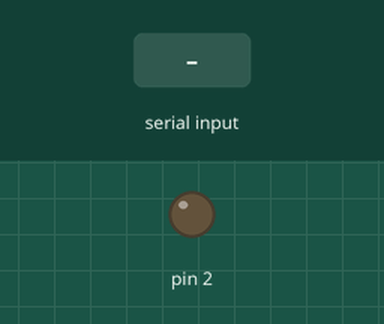
This sketch was run on a simulated Arduino Uno, built with avr-gcc and run on an emulated ATmega328P. On the bench: output pins drawn as LEDs (lit = HIGH). The test bench sets the inputs (shaded band).

Above: at 1.2 s.
1.3 s: byte 30 received over Serial
At 1.8 s:
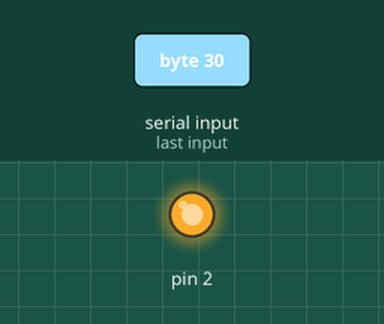
Timing chart, 0 to 4.3 s (numbered marks = the images above; inputs shaded):
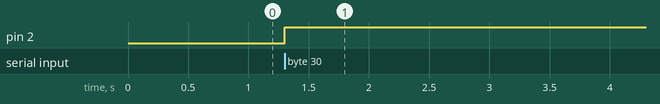

Measured:
- after the input at 1.3 s, pin 2: LOW → HIGH at once

The sketch:

Serial.ino
```cpp
#include <SoftwareSerial.h>
SoftwareSerial mySerial(10, 11); // RX, TX

char incomingByte;   // lưu tín hiệu đến
//String x = ;

void setup()
{
  pinMode(2, OUTPUT);
  Serial.begin(9600);     // mở cổng serial với mức baudrate là 9600
  mySerial.begin(9600);
  digitalWrite(2, LOW);
}

void loop()
{
//  // xuất tín hiệu khi nhận được tín hiệu
  if (Serial.available() > 0)
  {
     digitalWrite(2, HIGH);
    // đọc các giá trị nhận được
    incomingByte = Serial.read();
    mySerial.println(incomingByte);
//    if (incomingByte == '1')
//    {
//      digitalWrite(2, HIGH);
//    }
//    if (incomingByte == '0')
//    {
//      digitalWrite(2, LOW);
//    }
  }


//  Serial.println("hello acsacas");
//  delay(1000);
}
```
